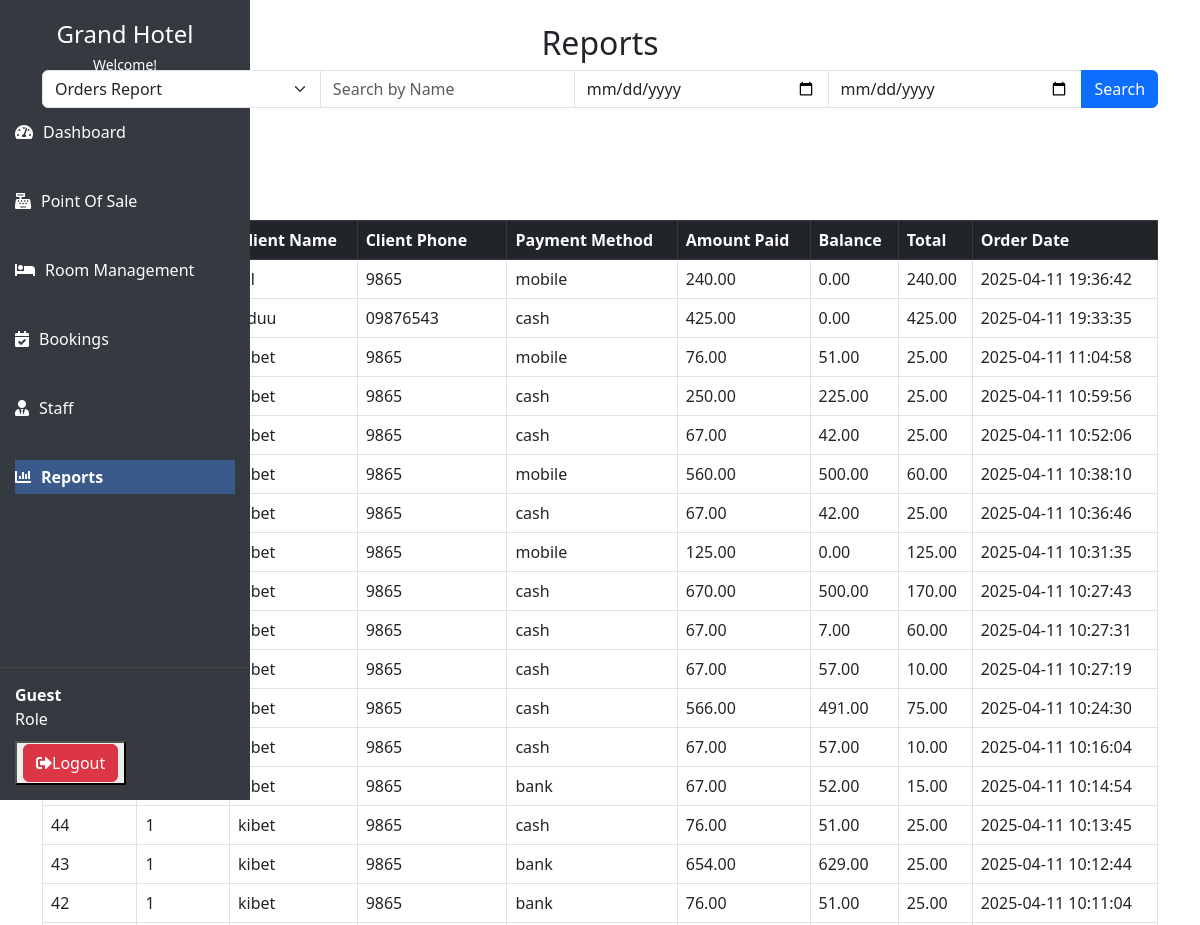
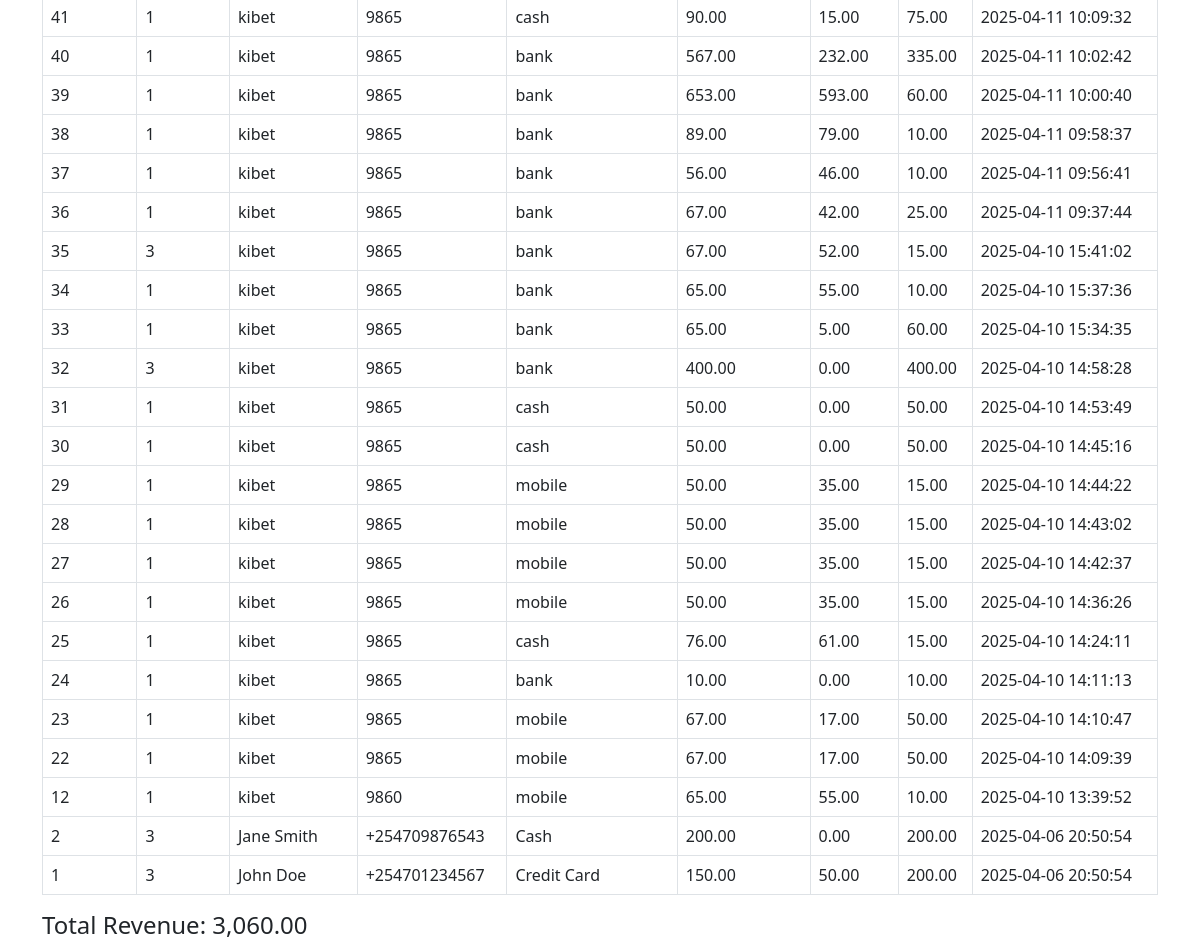
The app's page /reports.php with its own data (2 pictures, top to bottom).
### tables this page shows
CREATE TABLE `orders` (
  `id` int(11) NOT NULL,
  `seller_id` int(11) NOT NULL,
  `client_name` varchar(100) NOT NULL,
  `client_phone` varchar(20) NOT NULL,
  `payment_method` varchar(50) NOT NULL,
  `amount_paid` decimal(10,2) NOT NULL,
  `balance` decimal(10,2) NOT NULL,
  `total` decimal(10,2) NOT NULL,
  `created_at` datetime DEFAULT current_timestamp()
);

### reports.php (the view, shortened to what this page needs)
<?php
include('sidebar.php');
$host = 'localhost';
$user = 'root';
$pass = '';
$dbname = 'hotel_management';
$conn = new mysqli($host, $user, $pass, $dbname);
$selected_report = $_GET['report_type'] ?? 'orders';
$customer_name = $_GET['customer_name'] ?? '';
$start_date = $_GET['start_date'] ?? '';
$end_date = $_GET['end_date'] ?? '';
$filter = '';
$order_query = "
    SELECT id, seller_id, client_name, client_phone, payment_method, amount_paid, balance, total, created_at
    FROM orders o
    $filter
    ORDER BY created_at DESC
";
$booking_query = "
    SELECT id AS booking_id, client_name, room_name, number_of_days, expected_check_out, price, status
    FROM bookings b
    $filter
    ORDER BY expected_check_out DESC
";
$product_query = "
    SELECT p.id AS product_id, p.name, p.price, p.quantity
    FROM products p
    $filter
    ORDER BY p.name
";
if ($selected_report == 'orders') {
    $result = $conn->query($order_query);
    $sum_query = "SELECT SUM(o.total) AS total_price FROM orders o $filter";
    $sum_result = $conn->query($sum_query);
    $total_price = $sum_result->fetch_assoc()['total_price'] ?? 0;
} elseif ($selected_report == 'bookings') {
    $result = $conn->query($booking_query);
    $sum_query = "SELECT SUM(b.price) AS total_price FROM bookings b $filter";
    $sum_result = $conn->query($sum_query);
    $total_price = $sum_result->fetch_assoc()['total_price'] ?? 0;
} elseif ($selected_report == 'products') {
    $result = $conn->query($product_query);
}
?>
<!DOCTYPE html>
<html lang="en">
<head>
    <link rel="stylesheet" href="https://cdn.jsdelivr.net/npm/bootstrap@5.3.0/dist/css/bootstrap.min.css">
    <link rel="stylesheet" href="https://cdnjs.cloudflare.com/ajax/libs/font-awesome/5.15.4/css/all.min.css">
</head>
<body>
<div class="container mt-4">
    <h2 class="text-center">Reports</h2>
    <form method="get" class="mb-3">
        <div class="input-group">
            <select name="report_type" class="form-select" onchange="this.form.submit()">
                <option value="orders" <?= ($selected_report == 'orders') ? 'selected' : '' ?>>Orders Report</option>
            </select>
            <input type="text" name="customer_name" class="form-control" placeholder="Search by Name" value="<?= htmlspecialchars($customer_name) ?>">
            <input type="date" name="start_date" class="form-control" value="<?= htmlspecialchars($start_date) ?>">
            <input type="date" name="end_date" class="form-control" value="<?= htmlspecialchars($end_date) ?>">
            <button type="submit" class="btn btn-primary">Search</button>
        </div>
    </form>
    <div class="mb-3">
        <button id="exportToPdf" class="btn btn-success">Export to PDF</button>
    </div>
    <div id="reportContent">
        <?php
        if ($selected_report == 'orders') {
            echo '<h3>Orders Report</h3>';
            echo '<table class="table table-bordered" id="orderReportTable"><thead class="table-dark"><tr>
                    <th>Order ID</th><th>Seller ID</th><th>Client Name</th><th>Client Phone</th>
                    <th>Payment Method</th><th>Amount Paid</th><th>Balance</th><th>Total</th><th>Order Date</th>
                </tr></thead><tbody>';
            if ($result && $result->num_rows > 0) {
                while ($row = $result->fetch_assoc()) {
                    echo "<tr>
                            <td>{$row['id']}</td><td>{$row['seller_id']}</td><td>{$row['client_name']}</td>
                            <td>{$row['client_phone']}</td><td>{$row['payment_method']}</td>
                            <td>" . number_format($row['amount_paid'], 2) . "</td>
                            <td>" . number_format($row['balance'], 2) . "</td>
                            <td>" . number_format($row['total'], 2) . "</td>
                            <td>{$row['created_at']}</td>
                        </tr>";
                }
            } else {
                echo "<tr><td colspan='9' class='text-center'>No orders found</td></tr>";
            }
            echo '</tbody></table>';
            echo "<h4>Total Revenue: " . number_format($total_price, 2) . "</h4>";
        }
        ?>
    </div>
</div>
</body>
</html>

### sidebar.php (shortened to what this page needs)
<head>
    <link rel="stylesheet" href="css/sidebar.css">
</head>
<div class="app-container">
    <nav class="sidebar">
        <div class="sidebar-header">
            <h2>Grand Hotel</h2>
            <div class="connection-status online">
                <span class="status-text">Welcome!</span>
            </div>
        </div>
        <ul class="sidebar-menu">
            <li><a href="index.php"><i class="fas fa-tachometer-alt"></i>Dashboard</a></li>
            <li><a href="products/pos.php"><i class="fas fa-cash-register"></i>Point Of Sale</a></li>
            <li data-page="rooms"><a href="rooms/room_management.php"><i class="fas fa-bed"></i>Room Management</a></li>
            <li><a href="rooms/bookings.php"><i class="fas fa-calendar-check"></i>Bookings</a></li>
            <li data-page="staff"><a href="staff.php"><i class="fas fa-user-tie"></i>Staff</a></li>
            <li data-page="rooms"><a href="reports.php"><i class="fas fa-chart-bar"></i>Reports</a></li>
        </ul>
        <div class="sidebar-footer">
        <div class="user-info">
    <div class="user-details">
        <p class="user-name">
            <?php echo isset($_SESSION['username']) ? htmlspecialchars($_SESSION['username']) : 'Guest'; ?>
        </p>
        <p class="position">
            <?php echo isset($_SESSION['position']) ? htmlspecialchars($_SESSION['position']) : 'Role'; ?>
        </p>
    </div>
</div>
            <button> <a href="logout.php" class="btn btn-danger"><i class="fas fa-sign-out-alt"></i>Logout</a></button>
        </div>
    </nav>
</div>

### css/sidebar.css (style rules this page uses)
:root { --primary-color: #4a6fa5; --primary-dark: #3a5a8c; --secondary-color: #6c757d; --success-color: #28a745; --danger-color: #dc3545; --warning-color: #ffc107; --info-color: #17a2b8; --light-color: #f8f9fa; --dark-color: #343a40; --white: #ffffff; --gray-100: #f8f9fa; --gray-200: #e9ecef; --gray-300: #dee2e6; --gray-400: #ced4da; --gray-500: #adb5bd; --gray-600: #6c757d; --gray-700: #495057; --gray-800: #343a40; --gray-900: #212529; --font-family: 'Segoe UI', Tahoma, Geneva, Verdana, sans-serif; --border-radius: 0.25rem; --box-shadow: 0 0.125rem 0.25rem rgba(0, 0, 0, 0.075); --transition: all 0.3s ease; }
body { background-color: var(--gray-100); }
.sidebar { width: 250px; height: 100vh; background-color: #343a40; color: white; position: fixed; top: 0; left: 0; padding-top: 20px; display: flex; flex-direction: column; }
.sidebar-header { text-align: center; margin-bottom: 20px; }
.sidebar-header h2 { font-size: 24px; margin: 0; color: #fff; }
.connection-status { display: flex; justify-content: center; align-items: center; margin-top: 5px; }
.connection-status .status-text { font-size: 14px; color: #fff; }
.sidebar-menu { list-style: none; padding-left: 0; margin: 0; }
.sidebar-menu li { padding: 15px; font-size: 16px; cursor: pointer; display: flex; align-items: center; transition: background-color 0.3s ease, color 0.3s ease; margin: 5px 0; }
.sidebar-menu li i { margin-right: 10px; }
.sidebar-menu li a { color: inherit; text-decoration: none; width: 100%; display: block; padding: 5px 0; }
.sidebar-footer { margin-top: auto; padding: 15px; border-top: 1px solid #444; }
.user-info { display: flex; align-items: center; margin-bottom: 10px; }
.user-details p { margin: 0; }
.user-name { font-weight: bold; }

### sidebar.php (style rules this page uses)
.sidebar-menu li a.active { background-color: #3a5a8c; color: #fff; font-weight: bold; }
.sidebar-menu li a.active i { color: #fff; }

### records on screen
orders: client_phone "9865", payment_method "mobile", amount_paid "240.00", balance "0.00", total "240.00", created_at "2025-04-11 19:36:42"
orders: client_name "Eduu", client_phone "09876543", payment_method "cash", amount_paid "425.00", balance "0.00", total "425.00", created_at "2025-04-11 19:33:35"
orders: client_name "kibet", client_phone "9865", payment_method "mobile", amount_paid "76.00", balance "51.00", total "25.00", created_at "2025-04-11 11:04:58"
orders: client_name "kibet", client_phone "9865", payment_method "cash", amount_paid "250.00", balance "225.00", total "25.00", created_at "2025-04-11 10:59:56"
orders: client_name "kibet", client_phone "9865", payment_method "cash", amount_paid "67.00", balance "42.00", total "25.00", created_at "2025-04-11 10:52:06"
orders: client_name "kibet", client_phone "9865", payment_method "mobile", amount_paid "560.00", balance "500.00", total "60.00", created_at "2025-04-11 10:38:10"
orders: client_name "kibet", client_phone "9865", payment_method "cash", amount_paid "67.00", balance "42.00", total "25.00", created_at "2025-04-11 10:36:46"
orders: client_name "kibet", client_phone "9865", payment_method "mobile", amount_paid "125.00", balance "0.00", total "125.00", created_at "2025-04-11 10:31:35"
orders: client_name "kibet", client_phone "9865", payment_method "cash", amount_paid "670.00", balance "500.00", total "170.00", created_at "2025-04-11 10:27:43"
orders: client_name "kibet", client_phone "9865", payment_method "cash", amount_paid "67.00", balance "7.00", total "60.00", created_at "2025-04-11 10:27:31"
orders: client_name "kibet", client_phone "9865", payment_method "cash", amount_paid "67.00", balance "57.00", total "10.00", created_at "2025-04-11 10:27:19"
orders: client_name "kibet", client_phone "9865", payment_method "cash", amount_paid "566.00", balance "491.00", total "75.00", created_at "2025-04-11 10:24:30"
orders: client_name "kibet", client_phone "9865", payment_method "cash", amount_paid "67.00", balance "57.00", total "10.00", created_at "2025-04-11 10:16:04"
orders: client_name "kibet", client_phone "9865", payment_method "bank", amount_paid "67.00", balance "52.00", total "15.00", created_at "2025-04-11 10:14:54"
orders: id "44", seller "1", client_name "kibet", client_phone "9865", payment_method "cash", amount_paid "76.00", balance "51.00", total "25.00", created_at "2025-04-11 10:13:45"
orders: id "43", seller "1", client_name "kibet", client_phone "9865", payment_method "bank", amount_paid "654.00", balance "629.00", total "25.00", created_at "2025-04-11 10:12:44"
orders: id "42", seller "1", client_name "kibet", client_phone "9865", payment_method "bank", amount_paid "76.00", balance "51.00", total "25.00", created_at "2025-04-11 10:11:04"
orders: id "41", seller "1", client_name "kibet", client_phone "9865", payment_method "cash", amount_paid "90.00", balance "15.00", total "75.00", created_at "2025-04-11 10:09:32"
orders: id "40", seller "1", client_name "kibet", client_phone "9865", payment_method "bank", amount_paid "567.00", balance "232.00", total "335.00", created_at "2025-04-11 10:02:42"
orders: id "39", seller "1", client_name "kibet", client_phone "9865", payment_method "bank", amount_paid "653.00", balance "593.00", total "60.00", created_at "2025-04-11 10:00:40"
orders: id "38", seller "1", client_name "kibet", client_phone "9865", payment_method "bank", amount_paid "89.00", balance "79.00", total "10.00", created_at "2025-04-11 09:58:37"
orders: id "37", seller "1", client_name "kibet", client_phone "9865", payment_method "bank", amount_paid "56.00", balance "46.00", total "10.00", created_at "2025-04-11 09:56:41"
orders: id "36", seller "1", client_name "kibet", client_phone "9865", payment_method "bank", amount_paid "67.00", balance "42.00", total "25.00", created_at "2025-04-11 09:37:44"
orders: id "35", seller "3", client_name "kibet", client_phone "9865", payment_method "bank", amount_paid "67.00", balance "52.00", total "15.00", created_at "2025-04-10 15:41:02"
orders: id "34", seller "1", client_name "kibet", client_phone "9865", payment_method "bank", amount_paid "65.00", balance "55.00", total "10.00", created_at "2025-04-10 15:37:36"
orders: id "33", seller "1", client_name "kibet", client_phone "9865", payment_method "bank", amount_paid "65.00", balance "5.00", total "60.00", created_at "2025-04-10 15:34:35"
orders: id "32", seller "3", client_name "kibet", client_phone "9865", payment_method "bank", amount_paid "400.00", balance "0.00", total "400.00", created_at "2025-04-10 14:58:28"
orders: id "31", seller "1", client_name "kibet", client_phone "9865", payment_method "cash", amount_paid "50.00", balance "0.00", total "50.00", created_at "2025-04-10 14:53:49"
orders: id "30", seller "1", client_name "kibet", client_phone "9865", payment_method "cash", amount_paid "50.00", balance "0.00", total "50.00", created_at "2025-04-10 14:45:16"
orders: id "29", seller "1", client_name "kibet", client_phone "9865", payment_method "mobile", amount_paid "50.00", balance "35.00", total "15.00", created_at "2025-04-10 14:44:22"
orders: id "28", seller "1", client_name "kibet", client_phone "9865", payment_method "mobile", amount_paid "50.00", balance "35.00", total "15.00", created_at "2025-04-10 14:43:02"
orders: id "27", seller "1", client_name "kibet", client_phone "9865", payment_method "mobile", amount_paid "50.00", balance "35.00", total "15.00", created_at "2025-04-10 14:42:37"
orders: id "26", seller "1", client_name "kibet", client_phone "9865", payment_method "mobile", amount_paid "50.00", balance "35.00", total "15.00", created_at "2025-04-10 14:36:26"
orders: id "25", seller "1", client_name "kibet", client_phone "9865", payment_method "cash", amount_paid "76.00", balance "61.00", total "15.00", created_at "2025-04-10 14:24:11"
orders: id "24", seller "1", client_name "kibet", client_phone "9865", payment_method "bank", amount_paid "10.00", balance "0.00", total "10.00", created_at "2025-04-10 14:11:13"
orders: id "23", seller "1", client_name "kibet", client_phone "9865", payment_method "mobile", amount_paid "67.00", balance "17.00", total "50.00", created_at "2025-04-10 14:10:47"
orders: id "22", seller "1", client_name "kibet", client_phone "9865", payment_method "mobile", amount_paid "67.00", balance "17.00", total "50.00", created_at "2025-04-10 14:09:39"
orders: id "12", seller "1", client_name "kibet", client_phone "9860", payment_method "mobile", amount_paid "65.00", balance "55.00", total "10.00", created_at "2025-04-10 13:39:52"
orders: id "2", seller "3", client_name "Jane Smith", client_phone "+254709876543", payment_method "Cash", amount_paid "200.00", balance "0.00", total "200.00", created_at "2025-04-06 20:50:54"
orders: id "1", seller "3", client_name "John Doe", client_phone "+254701234567", payment_method "Credit Card", amount_paid "150.00", balance "50.00", total "200.00", created_at "2025-04-06 20:50:54"

### other values on screen
$total_price "3,060.00"
